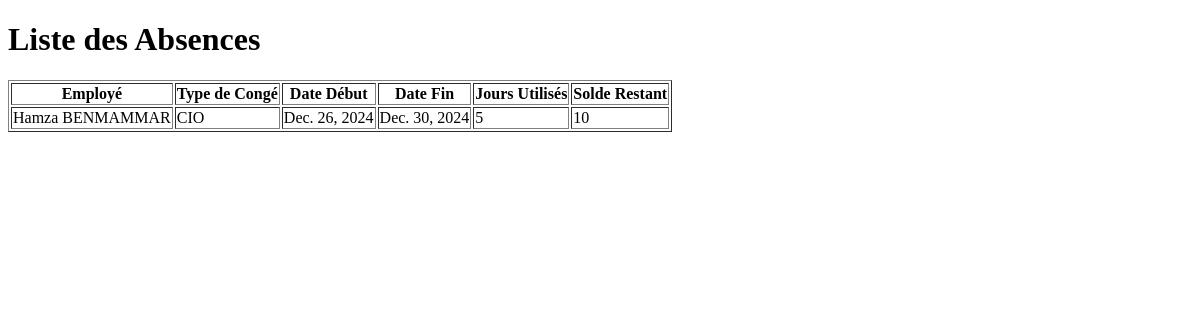
/afficher_absences/, run on an earlier commit of the app's database.
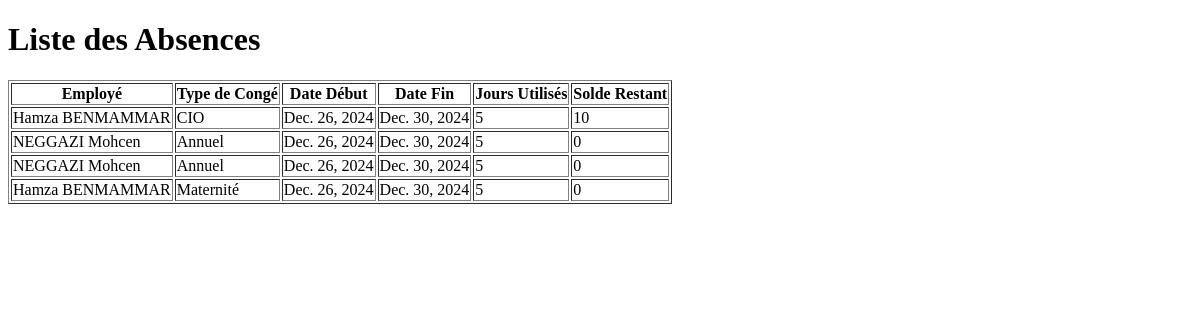
And on a later commit of the database.
### app1/models.py (models this page shows, shortened)
class Conge(models.Model):
    TYPE_CONGE_CHOICES = [
        ('Annuel', 'Congé Annuel'),
        ('Maladie', 'Congé Maladie'),
        ('Maternité', 'Congé Maternité/Paternité'),
        ('Sans Solde', 'Congé Sans Solde'),
    ]
    employe = models.ForeignKey(
        Employe,
        on_delete=models.CASCADE,
        related_name="conges",
        verbose_name="Employé"
    )
    type_conge = models.CharField(
        max_length=20,
        choices=TYPE_CONGE_CHOICES,
        verbose_name="Type de congé"
    )
    date_debut = models.DateField(verbose_name="Date de début")
    date_fin = models.DateField(verbose_name="Date de fin")
    jours_utilises = models.PositiveIntegerField(editable=False, verbose_name="Jours utilisés")
    solde_initial = models.PositiveIntegerField(verbose_name="Solde initial")
    solde_restant = models.PositiveIntegerField(verbose_name="Solde restant", editable=False)
    class Meta:
        verbose_name = "Congé"
        verbose_name_plural = "Congés"
        ordering = ['-date_debut']  # Tri par date de début décroissante

class Employe(models.Model):
    nom = models.CharField(max_length=100, verbose_name="Nom")
    prenom = models.CharField(max_length=100, verbose_name="Prénom")
    date_naissance = models.DateField(verbose_name="Date de naissance")
    date_embauche = models.DateField(verbose_name="Date d'embauche")
    adresse = models.TextField(verbose_name="Adresse")
    service = models.ForeignKey(
        'Service',
        on_delete=models.SET_NULL,
        null=True,
        blank=True,
        verbose_name="Service"
    )
    competences = models.TextField(verbose_name="Compétences", blank=True)
    historique_professionnel = models.TextField(verbose_name="Historique professionnel", blank=True)
    class Meta:
        verbose_name = "Employé"
        verbose_name_plural = "Employés"
        ordering = ['nom', 'prenom']  # Tri par nom puis prénom

### app1/views.py (the view)
# urls.py: path('afficher_absences/', views.afficher_absences, name='afficher_absences'),
def afficher_absences(request):
    absences = Conge.objects.all()  # Récupère toutes les absences
    return render(request, 'afficher_absences.html', {'absences': absences})

### app1/templates/afficher_absences.html (shortened to what this page needs)
<!DOCTYPE html>
<html lang="fr">
  <head>
  </head>
  <body>
    <h1>Liste des Absences</h1>
    <table border="1">
      <thead>
        <tr>
          <th>Employé</th>
          <th>Type de Congé</th>
          <th>Date Début</th>
          <th>Date Fin</th>
          <th>Jours Utilisés</th>
          <th>Solde Restant</th>
        </tr>
      </thead>
      <tbody>
        {% for absence in absences %}
        <tr>
          <td>{{ absence.employe.nom }} {{ absence.employe.prenom }}</td>
          <td>{{ absence.type_conge }}</td>
          <td>{{ absence.date_debut }}</td>
          <td>{{ absence.date_fin }}</td>
          <td>{{ absence.jours_utilises }}</td>
          <td>{{ absence.solde_restant }}</td>
        </tr>
        {% endfor %}
      </tbody>
    </table>
  </body>
</html>

What changed in the data, as far as the page shows it:
added Conge: employe.nom "NEGGAZI", employe.prenom "Mohcen", type_conge "Annuel", date_debut "Dec. 26, 2024", date_fin "Dec. 30, 2024", jours_utilises "5", solde_restant "0"
added Conge: employe.nom "NEGGAZI", employe.prenom "Mohcen", type_conge "Annuel", date_debut "Dec. 26, 2024", date_fin "Dec. 30, 2024", jours_utilises "5", solde_restant "0"
added Conge: employe.nom "Hamza", employe.prenom "BENMAMMAR", type_conge "Maternité", date_debut "Dec. 26, 2024", date_fin "Dec. 30, 2024", jours_utilises "5", solde_restant "0"
